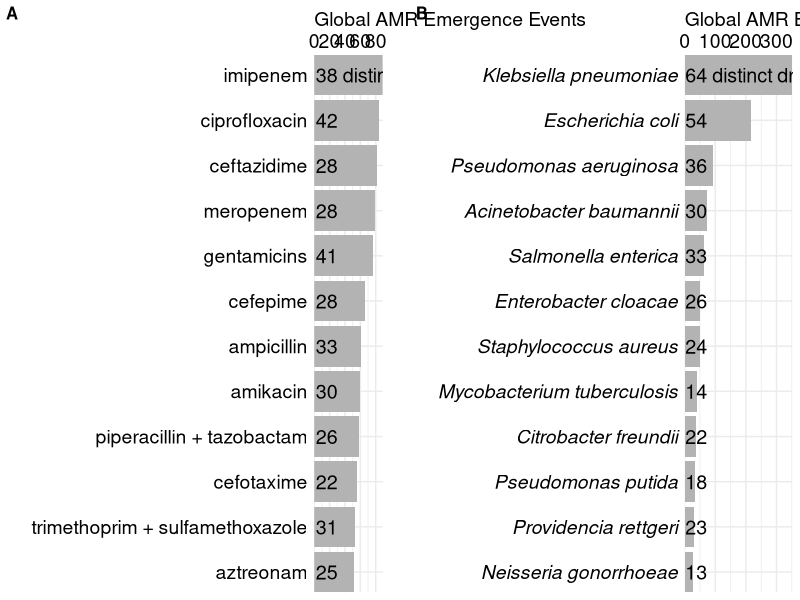
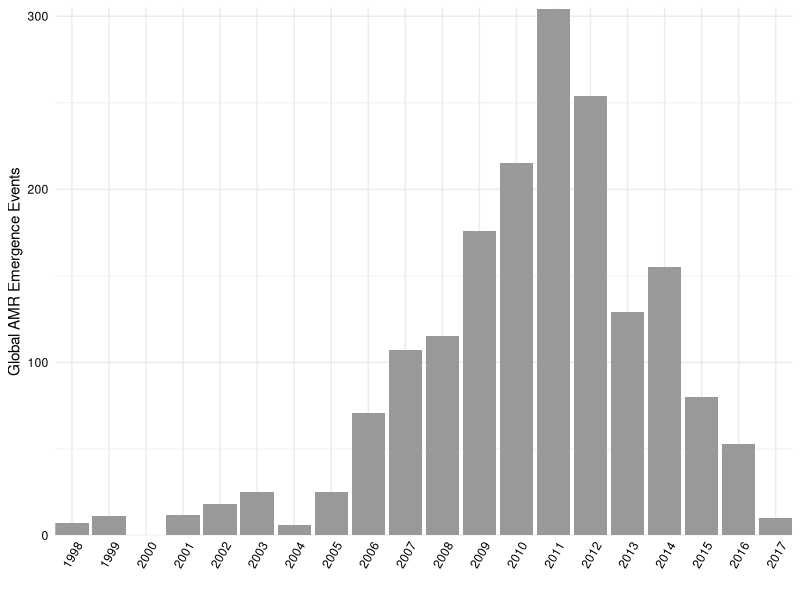
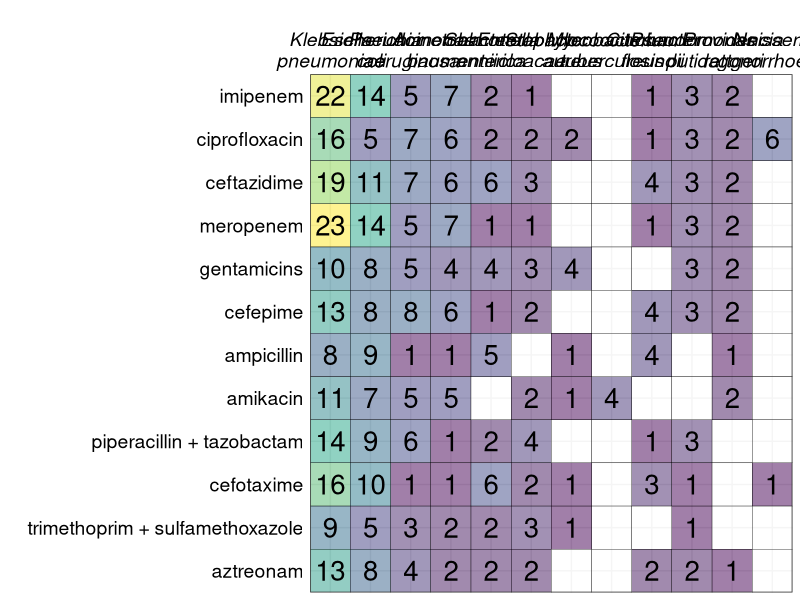
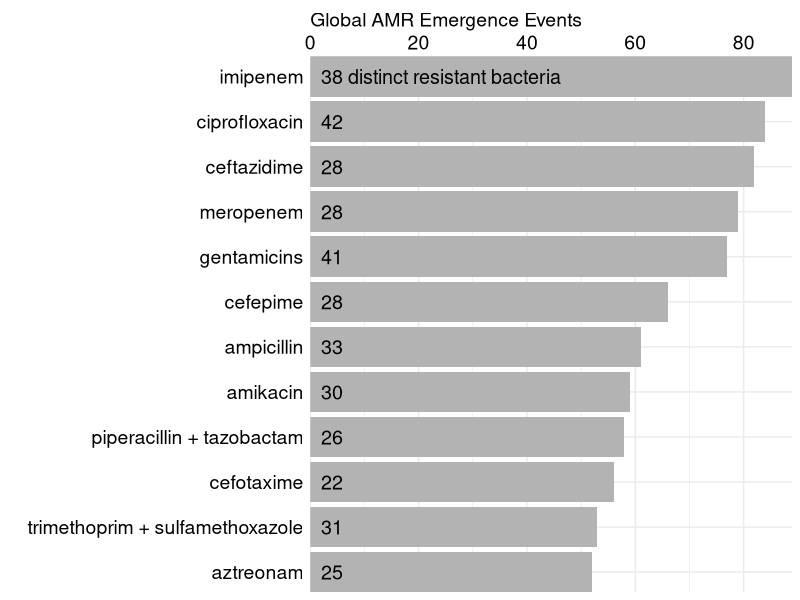
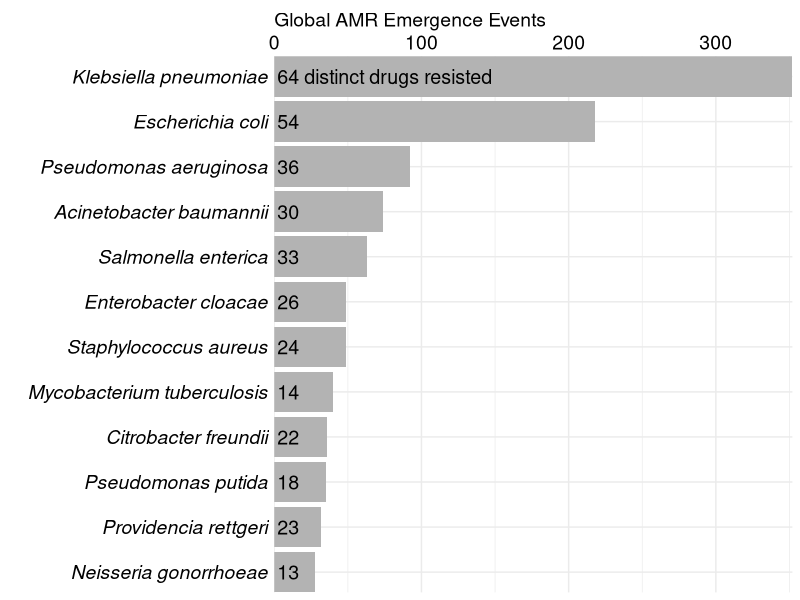
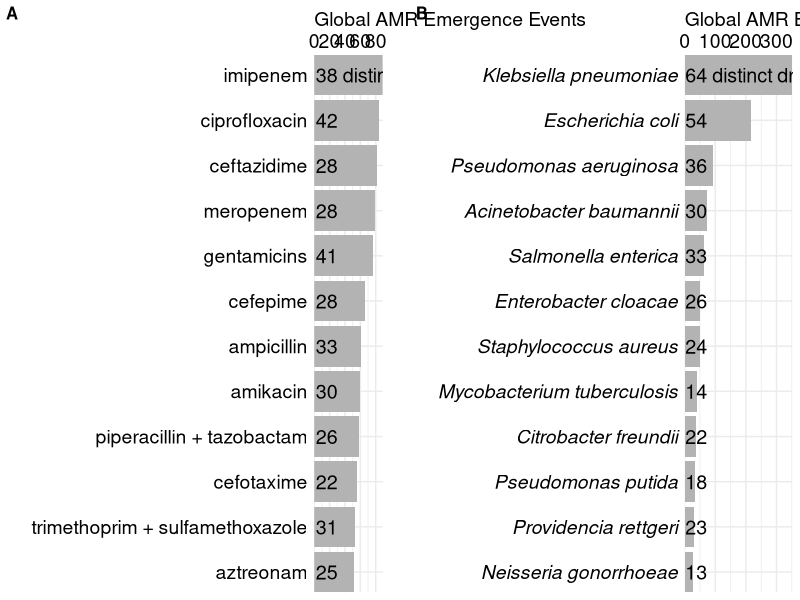
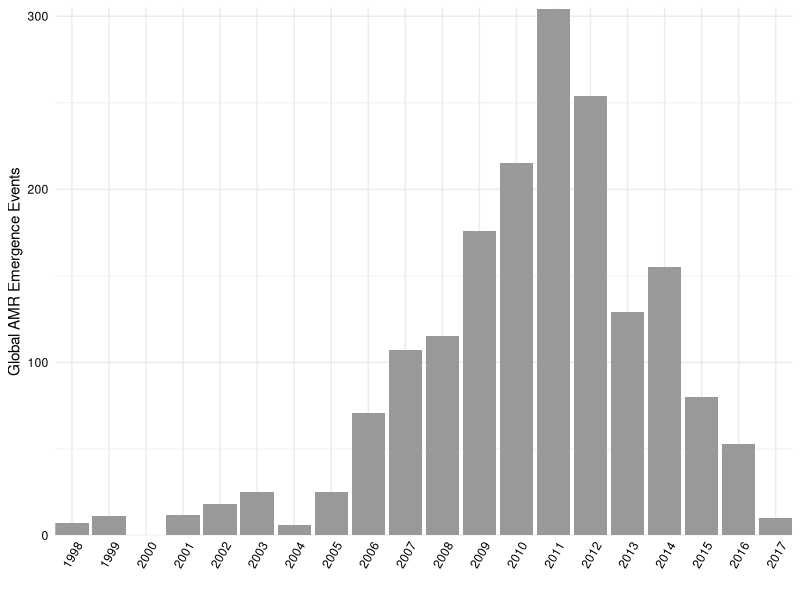

Here is the R script that generated these plots, in order: (Note: this script raises an error after producing the figures.)
library(tidyverse)
library(here)
library(cowplot)


# Get data ----------------------------------------------------------------
events <- read_csv(here("data", "events_db.csv")) %>%
  mutate(drug = str_remove_all(drug, "drug|combination")) %>%
  mutate(drug = str_replace_all(drug, ",", " + ")) %>%
  mutate(drug = str_squish(drug)) %>%
  mutate(drug = fct_infreq(drug)) %>%
  mutate(bacteria = str_to_sentence(bacteria)) %>%
  mutate(bacteria = fct_infreq(bacteria))

# summary counts
# see amr-db.csv in AMR repo for all article abstracts reviewed - 23770
# see link_tracking_current_07122018.xls for all promed abstracts reviewed - 1196
23770 + 1196
read_csv(here("data","articles_db.csv")) %>% filter(downloaded == "yes") %>% nrow() # number abstracts reviewed
# promed_article_index.csv has number of promeds reviewed - 208
1583 + 208
  
n_distinct(events$study_id) # count studies in database
n_distinct(events$study_iso3c) # count countries
nrow(events) # count events

events %>%
  group_by(study_iso3c) %>%
  count(sort=T) 

events %>%
  select(study_id, study_country) %>%
  distinct() %>%
  group_by(study_country) %>%
  count(sort=T) 

top_drugs <- events %>% 
  select(bacteria, drug) %>%
  group_by(drug) %>%
  mutate(n_events = n()) %>%
  ungroup() %>%
  distinct() %>%
  group_by(drug, n_events) %>%
  count(name = "n_bacteria") %>%
  ungroup() %>%
  arrange(-n_events) %>%
  mutate(lab = ifelse(n_events == max(n_events), paste(n_bacteria, "distinct resistant bacteria"), n_bacteria)) %>%
  slice(1:12)

colistin <- events %>% 
  filter(drug == "colistin")
n_distinct(colistin$study_country)
n_distinct(colistin$bacteria)

top_bact <- events %>% 
  select(bacteria, drug) %>%
  group_by(bacteria) %>%
  mutate(n_events = n()) %>%
  ungroup() %>%
  distinct() %>%
  group_by(bacteria, n_events) %>%
  count(name = "n_drugs") %>%
  ungroup() %>%
  arrange(-n_events) %>%
  mutate(lab = ifelse(n_events == max(n_events), paste(n_drugs, "distinct drugs resisted"), n_drugs)) %>%
  slice(1:12)


# Heatmaps -----------------------------------------------------------------

heatmap_mat <- events %>%
  group_by(drug, bacteria) %>%
  count() %>%
  ungroup() %>%
  full_join(., expand(., drug, bacteria)) %>%
  filter(bacteria %in% top_bact$bacteria) %>%
  filter(drug %in% top_drugs$drug) 

heatmap <- ggplot(heatmap_mat %>% 
                    mutate(bacteria = fct_relabel(bacteria, ~str_replace(., " ", "\n"))) %>%
                    mutate(drug = fct_rev(drug)),
                  aes(bacteria, drug)) + 
  geom_tile(color = "black", aes(fill = n), alpha = 0.5) +
  geom_text(aes(label = n), color = "black", size = 7) +
  scale_fill_viridis_c(guide = FALSE, alpha = 0.5, na.value="transparent") +
  scale_x_discrete(position = "top", expand = c(0, 0)) +
  scale_y_discrete(expand = c(0, 0)) +
  labs(x = "", y = "") +
  theme_bw() +
  theme(axis.text.y = element_text(size = 14, color = "black"),
        axis.text.x = element_text(size = 14, face = "italic", color = "black"),
        axis.ticks = element_blank())
ggsave(here("figures/drug-bacteria-heatmap.png"), width = 19.5, height = 9)

drugs_total <- top_drugs %>% 
  mutate(drug = fct_rev(drug)) %>%
  ggplot(., aes(x = drug, y = n_events)) +
  geom_bar(stat = "identity", fill = "gray70") +
  geom_text(aes(label=lab), y = 2, hjust = "left", size = 5) +
  #scale_fill_viridis_c(guide = FALSE, alpha = 0.5) +
  scale_x_discrete(expand = c(0, 0)) +
  scale_y_continuous(expand = c(0, 0), position = "right") +
  labs(x = "", y = "Global AMR Emergence Events") +
  coord_flip() + 
  theme_minimal() +
  theme(axis.text.y = element_text(size = 14, color = "black"),
        axis.text.x = element_text(size = 14, color = "black"),
        axis.title.x = element_text(size = 14, hjust = 0, color = "black"),
        axis.ticks = element_blank())
ggsave(here("figures/drug-barchart.png"), width = 12, height = 9)


bact_total <- top_bact %>% 
  mutate(bacteria = fct_rev(bacteria)) %>%
  ggplot(., aes(x = bacteria, y = n_events)) +
  geom_bar(stat = "identity", fill = "gray70") +
  geom_text(aes(label=lab), y = 2, hjust = "left", size = 5) +
  #scale_fill_viridis_c(guide = FALSE, alpha = 0.5) +
  scale_x_discrete(expand = c(0, 0)) +
  scale_y_continuous(expand = c(0, 0), position = "right") +
  labs(x = "", y = "Global AMR Emergence Events") +
  coord_flip() + 
  theme_minimal() +
  theme(axis.text.y = element_text(size = 14, face = "italic", color = "black"),
        axis.text.x = element_text(size = 14, color = "black"),
        axis.title.x = element_text(size = 14, hjust = 0, color = "black"),
        axis.ticks = element_blank())
ggsave(here("figures/bacteria-barchart.png"), width = 12, height = 9)

plot_grid(drugs_total, NULL, bact_total, nrow = 1,
          rel_widths = c(1, 0.05, 1), labels = c('A', '', 'B'), label_size = 12)
ggsave(here("figures/drug-bacteria-barchart.png"), width = 14, height = 7)

# Publications over time --------------------------------------------------
events %>%
  mutate(start_year = as.numeric(str_sub(start_date, 1, 4))) %>%
  group_by(start_year) %>%
  count() %>%
  ungroup() %>%
  bind_rows(tibble(start_year = setdiff(seq(min(.$start_year), max(.$start_year)), .$start_year), n=0)) %>%
  arrange(start_year) %>%
  mutate(start_year = as.character(start_year)) %>%
  ggplot(., aes(x=start_year, y=n)) +
  geom_bar(stat = "identity", fill = "gray60" ) +
  scale_x_discrete(expand = c(0, 0)) +
  scale_y_continuous(expand = c(0, 0), limits = c(0, 305)) +
  labs(y = "Global AMR Emergence Events", x = "") +
  theme_minimal() +
  theme(axis.text.x = element_text(angle = 60, vjust = 0.6, color = "black"),
        axis.text.y = element_text(color = "black"))
ggsave(here("figures/pubs-over-time.png"))

# Field specificity -------------------------------------------------------

# drug (group/spec) 
drug <- events %>%
  select(drug, rank = drug_rank) %>%
  distinct() %>%
  mutate(rank = recode(rank, 
                            "drug group + drug group" = "drug group",
                            "drug name + drug name" = "drug name",
                            "drug group + drug name" = "drug group/name combo")) %>%
  group_by(rank) %>%
  count() %>%
  ungroup() %>%
  mutate(rank = factor(rank, levels = c("drug name", "drug group", "drug group/name combo")),
         cat = "Drug") %>%
  arrange(rank)

# bact (family, genus, species) 
bact <- events %>%
  select(bacteria, rank = bacteria_rank) %>%
  distinct() %>%
  group_by(rank) %>%
  count() %>%
  ungroup() %>%
  mutate(rank = factor(rank, levels = c("species", "genus", "family")),
         cat = "Bacteria") %>%
  arrange(rank)

# location (county, state, city , hosp, impute)
loc <- events %>%
  select(study_id, study_location_basis) %>%
  distinct() %>%
  mutate(rank = ifelse(grepl("hospital", study_location_basis), 
                                      "hospital", ifelse(grepl("city", study_location_basis),
                                                         "city", ifelse(grepl("state_province_district", study_location_basis),
                                                                        "state/province/district", "country")))) %>%
  group_by(rank) %>%
  count() %>%
  ungroup() %>%
  mutate(rank = factor(rank, levels = c("hospital", "city", "state/province/district", "country")),
         cat = "Location") %>%
  arrange(rank)


# date (year, month, day, impute)
date <- events %>%
  select(study_id, start_date, rank = start_date_rank) %>%
  distinct() %>%
  group_by(rank) %>%
  count() %>%
  ungroup() %>%
  mutate(rank = factor(rank, levels = c("day", "month", "year")),
         cat = "Date") %>%
  arrange(rank)


ranks <- reduce(list(drug, bact, loc, date), rbind) %>%
  select(" "=cat, "Classification" = rank, "Count" = n)

write_csv(ranks, here::here("figures", "field_summary.csv"))


